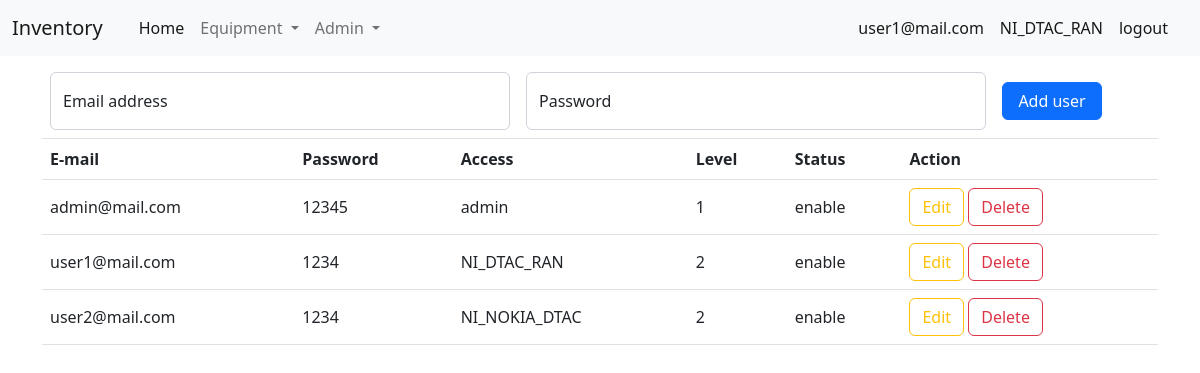
Page /admin/user (signed in) on the committed database.
### tables this page shows
CREATE TABLE "tb_userlogin" (
	"no"	INTEGER NOT NULL,
	"email"	TEXT,
	"password"	TEXT,
	"access"	TEXT,
	"status"	TEXT,
	"level"	TEXT,
	PRIMARY KEY("no")
);

### app_admin.py (the view)
@app_admin.route("/admin/user")
def page_user():
    if "email" not in session:
        return redirect("/login")
    else:
        con = sqlite3.connect("db/db.db")
        cur = con.cursor()
        sql_1 = 'select * from tb_userlogin'
        curs = cur.execute(sql_1)
        data = curs.fetchall()
        sql_2 = 'select * from tb_access'
        curs = cur.execute(sql_2)
        access = curs.fetchall()
        con.close()
        return render_template("admin/user.html", data=data, access=access)

### templates/admin/user.html (shortened to what this page needs)
<!DOCTYPE html>
<html lang="en">
<head>
    <link rel="stylesheet" href="/static/css/bootstrap_5-2-2.css">
</head>
<body>
    {% include "/menu.html" %}
    <div class="container mt-3">
        <form action="/admin/user/fn_add_user" method="POST" class="d-flex m-2 align-items-center">
            <div class="form-floating me-3">
                <input type="email" style="width: 460px;" class="form-control" id="" placeholder="name@example.com"
                    name="email" required>
                <label for="floatingInput">Email address</label>
            </div>
            <div class="form-floating me-3">
                <input type="password" style="width: 460px;" class="form-control" id="floatingPassword"
                    placeholder="Password" name="password" required>
                <label for="floatingPassword">Password</label>
            </div>
            <div class="">
                <button type="submit" class="btn btn-primary" style="width: 100px;">Add user</button>
            </div>
        </form>
    </div>
    <div class="container">
        <table class="table border-top">
            <thead>
                <tr>
                    <th scope="col">E-mail</th>
                    <th scope="col">Password</th>
                    <th scope="col">Access</th>
                    <th scope="col">Level</th>
                    <th scope="col">Status</th>
                    <th scope="col">Action</th>
                </tr>
            </thead>
            <tbody>
                {% for row in data %}
                <tr>
                    <td class="align-middle">{{row[1]}}</td>
                    <td class="align-middle">{{row[2]}}</td>
                    <td class="align-middle">{{row[3]}}</td>
                    <td class="align-middle">{{row[5]}}</td>
                    <td class="align-middle">{{row[4]}}</td>
                    <td>
                        <button type="button" class="btn btn-outline-warning" data-bs-toggle="modal"
                            data-bs-target="#staticBackdrop{{row[0]}}">
                            Edit
                        </button>
                        <button type="button" class="btn btn-outline-danger" data-bs-toggle="modal"
                            data-bs-target="#exampleModal{{row[0]}}">
                            Delete
                        </button>
                    </td>
                </tr>
                {% endfor %}
            </tbody>
        </table>
    </div>
</body>
</html>

### templates/menu.html (shortened to what this page needs)
<nav class="navbar navbar-expand-lg bg-light">
    <div class="container-fluid">
        <a class="navbar-brand" href="/">Inventory {{list_store}}</a>
        <div class="collapse navbar-collapse" id="navbarSupportedContent">
            <div class="container">
                <ul class="navbar-nav me-auto mb-2 mb-lg-0">
                    <li class="nav-item">
                        <a class="nav-link active" aria-current="page" href="/">Home</a>
                    </li>
                   <li class="nav-item dropdown">
                        <a class="nav-link dropdown-toggle" href="#" role="button" data-bs-toggle="dropdown"
                            aria-expanded="false">
                            Equipment
                        </a>
                    </li>
                    <li class="nav-item dropdown">
                        <a class="nav-link dropdown-toggle" href="#" role="button" data-bs-toggle="dropdown"
                            aria-expanded="false">
                            Admin
                        </a>
                    </li>
                </ul>
            </div>
            <div class="container">
                <ul class="navbar-nav me-auto mb-2 mb-lg-0 d-flex justify-content-end">
                    <li class="nav-item">
                        <a class="nav-link active" aria-current="page">{{session["email"]}}</a>
                    </li>
                    <li class="nav-item">
                        <a class="nav-link active" aria-current="page">{{session["access"]}}</a>
                    </li>
                    <li class="nav-item">
                        <a class="nav-link active" aria-current="page" href="/fn_logout">logout</a>
                    </li>
                </ul>
            </div>
        </div>
    </div>
</nav>

### rows in the picture
tb_userlogin: email "user1@mail.com", password "1234", access "NI_DTAC_RAN", level "2", status "enable"
tb_userlogin: email "admin@mail.com", password "12345", access "admin", level "1", status "enable"
tb_userlogin: email "user2@mail.com", password "1234", access "NI_NOKIA_DTAC", level "2", status "enable"

### other values in the picture
{{ session["access"] }} "NI_DTAC_RAN"
